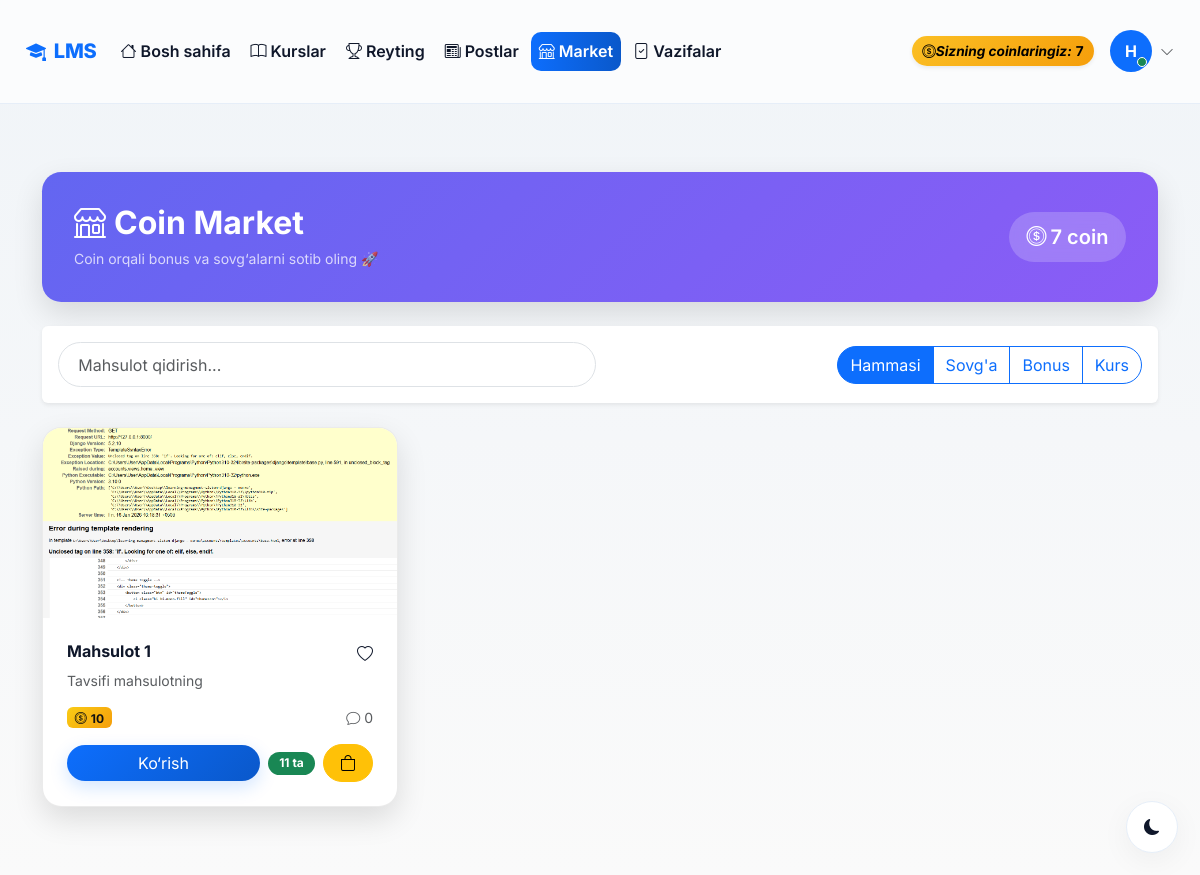
The page /market/ (signed in) on the database as committed earlier.
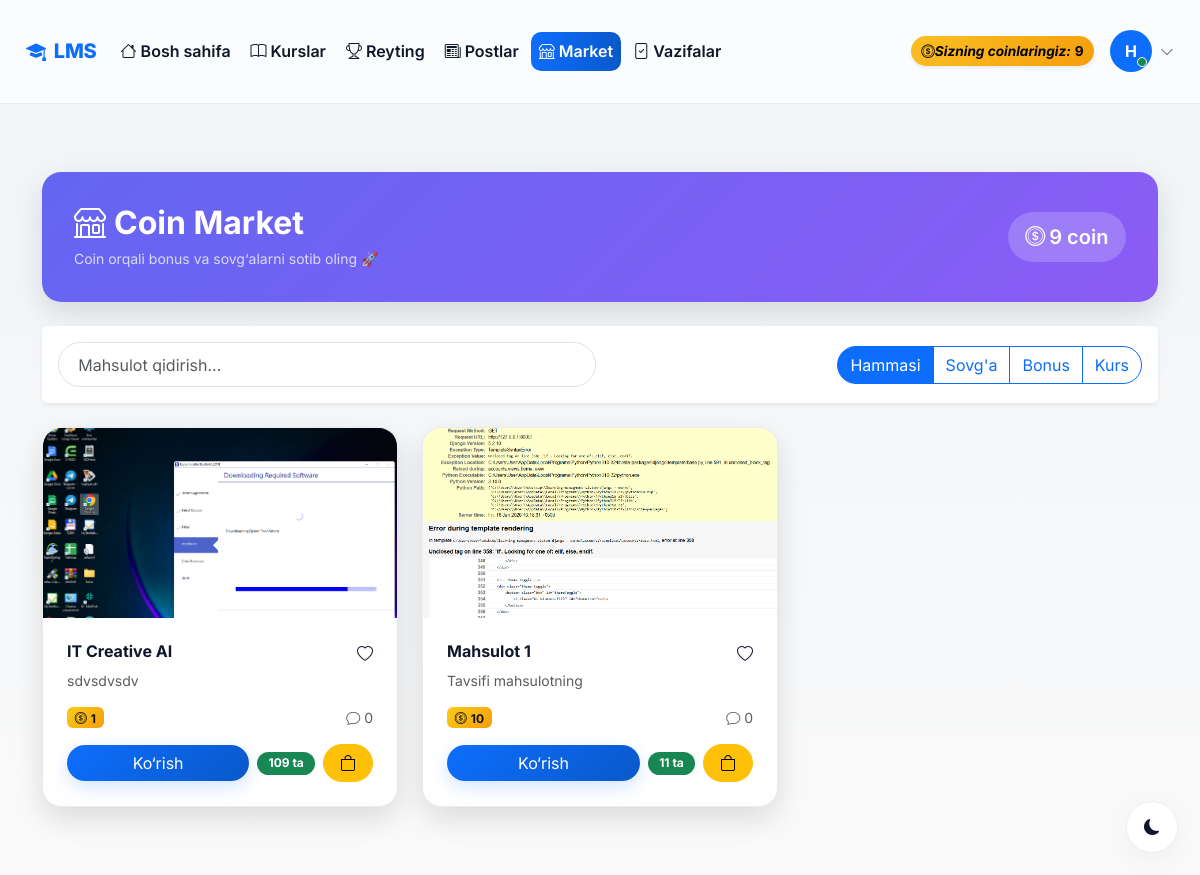
The same page on the database as committed later.
### accounts/models.py (models this page shows, shortened)
class CustomUser(AbstractUser):
    ROLE_CHOICES = (
        ('admin', 'Admin'),
        ('teacher', 'O\'qituvchi'),
        ('student', 'O\'quvchi'),
    )
    first_name = models.CharField(max_length=100, verbose_name="Ism")
    last_name = models.CharField(max_length=100, verbose_name="Familiya")
    phone = models.CharField(max_length=20, unique=True, verbose_name="Telefon raqam")
    role = models.CharField(max_length=20, choices=ROLE_CHOICES, default='student', verbose_name="Rol")
    photo = models.ImageField(upload_to='profiles/', blank=True, null=True, verbose_name="Profil rasmi")
    profession = models.ForeignKey(Profession, on_delete=models.SET_NULL, null=True, blank=True, related_name='students', verbose_name="Yo'nalish")
    is_blocked = models.BooleanField(default=False, verbose_name="Bloklangan")
    last_activity = models.DateTimeField(null=True, blank=True, verbose_name="Oxirgi faollik")
    bio = models.TextField(blank=True, null=True, verbose_name="O'zi haqida")
    coins = models.IntegerField(default=0, verbose_name="Coinlar")
    total_online_time = models.IntegerField(default=0, verbose_name="Jami online vaqt (daqiqa)")
    address = models.CharField(max_length=300, blank=True, null=True, verbose_name="Yashash manzili")
    birth_date = models.DateField(null=True, blank=True, verbose_name="Tug'ilgan kuni")
    id_card = models.FileField(upload_to='documents/id_cards/', blank=True, null=True, verbose_name="ID karta/Pasport")
    birth_certificate = models.FileField(upload_to='documents/birth_certificates/', blank=True, null=True, verbose_name="Tug'ilganlik haqida guvohnoma")
    @property
    def is_admin(self):
        return self.role == 'admin'
    @property
    def is_teacher(self):
        return self.role == 'teacher'
    class Meta:
        verbose_name = "Foydalanuvchi"
        verbose_name_plural = "Foydalanuvchilar"

class Product(models.Model):
    name = models.CharField(max_length=200, verbose_name="Mahsulot nomi")
    description = models.TextField(verbose_name="Mahsulot haqida")
    image = models.ImageField(upload_to='products/', verbose_name="Rasm")
    coin_price = models.IntegerField(verbose_name="Narxi (Coin)")
    stock = models.IntegerField(default=0, verbose_name="Omborda")
    is_active = models.BooleanField(default=True, verbose_name="Faol")
    created_at = models.DateTimeField(auto_now_add=True)
    class Meta:
        ordering = ['-created_at']
        verbose_name = "Mahsulot"
        verbose_name_plural = "Mahsulotlar"
    @property
    def comments_count(self):
        return self.comments.count()

### accounts/views.py (the view)
# urls.py: path('market/', views.market_list, name='market_list'),
@login_required
def market_list(request):
    products = Product.objects.filter(is_active=True)
    return render(request, 'accounts/market/list.html', {'products': products})

### accounts/management/commands/check_birthdays.py (called while the page is built, shortened)
    def handle(self, *args, **kwargs):
        today = timezone.now().date()
        users = CustomUser.objects.filter(birth_date__day=today.day, birth_date__month=today.month)
        if not users.exists():
            self.stdout.write(self.style.SUCCESS('No birthdays today.'))
            return

### accounts/templates/accounts/market/list.html (shortened to what this page needs)
{% extends 'accounts/base.html' %}
{% block content %}
<div class="container py-5 market-wrap">
<div class="market-hero mb-5 d-flex flex-wrap justify-content-between align-items-center gap-3">
    <div>
        <h2 class="fw-bold mb-1"><i class="bi bi-shop me-2"></i>Coin Market</h2>
        <small class="opacity-75">Coin orqali bonus va sovg‘alarni sotib oling 🚀</small>
    </div>
    <div class="coin-pill fs-5"><i class="bi bi-coin me-1"></i>{{ user.coins }} coin</div>
</div>
<div class="market-tools mb-4 p-3 rounded shadow-sm bg-body">
    <div class="row g-2 align-items-center">
        <div class="col-md-6">
            <input id="searchInput" class="form-control search-input" placeholder="Mahsulot qidirish...">
        </div>
        <div class="col-md-6 text-md-end">
            <div class="btn-group">
                <button class="btn btn-outline-primary filter-btn active" onclick="filterCat('all')">Hammasi</button>
                <button class="btn btn-outline-primary filter-btn" onclick="filterCat('gift')">Sovg'a</button>
                <button class="btn btn-outline-primary filter-btn" onclick="filterCat('bonus')">Bonus</button>
                <button class="btn btn-outline-primary filter-btn" onclick="filterCat('course')">Kurs</button>
            </div>
        </div>
    </div>
</div>
<div class="row g-4" id="productList">
{% for product in products %}
<div class="col-sm-6 col-lg-4 product-item" data-name="{{ product.name|lower }}" data-cat="gift">
<div class="market-card h-100 d-flex flex-column">
    <img src="{{ product.image.url }}" class="market-img w-100">
    <div class="p-4 d-flex flex-column flex-grow-1">
        <div class="d-flex justify-content-between align-items-start mb-1">
            <h6 class="fw-bold mb-0">{{ product.name }}</h6>
            <i class="bi bi-heart like-btn" onclick="toggleLike(this)"></i>
        </div>
        <p class="small text-body-secondary mb-3">
            {{ product.description|truncatewords:14 }}
        </p>
        <div class="d-flex justify-content-between align-items-center mb-3">
            <span class="badge price-badge">
                <i class="bi bi-coin me-1"></i>{{ product.coin_price }}
            </span>
            <small class="text-muted">
                <i class="bi bi-chat"></i> {{ product.comments_count }}
            </small>
        </div>
        <div class="mt-auto d-flex gap-2 align-items-center">
            <a href="{% url 'market_detail' product.pk %}" class="btn btn-primary w-100 rounded-pill">
                Ko‘rish
            </a>
            {% if product.stock > 0 %}
                <span class="badge bg-success stock">{{ product.stock }} ta</span>
            {% else %}
                <span class="badge bg-danger stock">Tugagan</span>
            {% endif %}
            <button class="btn btn-warning rounded-pill px-3" onclick="openBuy('{{ product.name }}', {{ product.coin_price }})">
                <i class="bi bi-bag"></i>
            </button>
        </div>
    </div>
</div>
</div>
{% endfor %}
</div>
</div>
{% endblock %}

### accounts/templates/accounts/base.html (shortened to what the changed rows need)
<!DOCTYPE html>
<html lang="uz" data-bs-theme="light">
<head>
    {% load static %}
    <link href="https://cdn.jsdelivr.net/npm/bootstrap@5.3.2/dist/css/bootstrap.min.css" rel="stylesheet">
    <link href="https://cdn.jsdelivr.net/npm/bootstrap-icons@1.11.1/font/bootstrap-icons.css" rel="stylesheet">
</head>
<body>
    {% if user.is_authenticated %}
    <nav class="navbar navbar-expand-lg sticky-top">
        <div class="container main-container">
            <a class="navbar-brand d-flex align-items-center gap-2" href="{% url 'home' %}">
                <i class="bi bi-mortarboard-fill"></i>
                <span>LMS</span>
            </a>
            <div class="collapse navbar-collapse" id="navbarNav">
                <ul class="navbar-nav me-auto mb-2 mb-lg-0 align-items-lg-center gap-lg-1">
                    <li class="nav-item">
                        <a class="nav-link {% if request.resolver_match.url_name == 'home' %}active{% endif %}"
                            href="{% url 'home' %}">
                            <i class="bi bi-house me-1"></i>Bosh sahifa
                        </a>
                    </li>
                    <li class="nav-item">
                        <a class="nav-link {% if request.resolver_match.url_name and 'profession' in request.resolver_match.url_name %}active{% endif %}"
                            href="{% url 'professions' %}">
                            <i class="bi bi-book me-1"></i>Kurslar
                        </a>
                    </li>
                    <li class="nav-item">
                        <a class="nav-link {% if request.resolver_match.url_name == 'leaderboard' %}active{% endif %}"
                            href="{% url 'leaderboard' %}">
                            <i class="bi bi-trophy me-1"></i>Reyting
                        </a>
                    </li>
                    <li class="nav-item">
                        <a class="nav-link {% if request.resolver_match.app_names and 'blog' in request.resolver_match.app_names %}active{% endif %}"
                            href="{% url 'blog:post_list' %}">
                            <i class="bi bi-newspaper me-1"></i>Postlar
                        </a>
                    </li>
                    <li class="nav-item">
                        <a class="nav-link {% if 'market' in request.resolver_match.url_name %}active{% endif %}"
                            href="{% url 'market_list' %}">
                            <i class="bi bi-shop me-1"></i>Market
                        </a>
                    </li>
                    {% if user.is_teacher or user.is_admin %}
                    <li class="nav-item">
                        <a class="nav-link {% if request.resolver_match.url_name == 'homework_submissions' %}active{% endif %}"
                            href="{% url 'homework_submissions' %}">
                            <i class="bi bi-file-check me-1"></i>Vazifalar
                        </a>
                    </li>
                    {% endif %}
                </ul>
                <div class="d-flex align-items-center gap-3">
                    <div class="coin-badge d-flex align-items-center gap-1 shadow-sm" title="Sizning coinlaringiz">
                        <i class="bi bi-coin">Sizning coinlaringiz: </i>
                        {{ user.coins|default:0 }}
                    </div>
                    <div class="dropdown">
                        <a class="d-flex align-items-center gap-2 text-decoration-none" data-bs-toggle="dropdown"
                            aria-expanded="false" role="button">
                            <div class="position-relative">
                                {% if user.profile.image and user.profile.image.url %}
                                <img src="{{ user.profile.image.url }}" class="rounded-circle shadow-sm"
                                    style="width:42px;height:42px;object-fit:cover"
                                    alt="{{ user.get_full_name|default:user.username }}">
                                {% elif user.avatar_url %}
                                <img src="{{ user.avatar_url }}" class="rounded-circle shadow-sm"
                                    style="width:42px;height:42px;object-fit:cover"
                                    alt="{{ user.get_full_name|default:user.username }}">
                                {% else %}
                                <div class="rounded-circle bg-primary text-white d-flex align-items-center justify-content-center fw-bold"
                                    style="width:42px;height:42px;">
                                    {{ user.get_full_name|default:user.username|slice:":1"|upper }}
                                </div>
                                {% endif %}
                                <span
                                    class="position-absolute bottom-0 end-0 translate-middle p-1 bg-success border border-white rounded-circle"></span>
                            </div>
                            <i class="bi bi-chevron-down small text-muted"></i>
                        </a>
                    </div>
                </div>
            </div>
        </div>
    </nav>
    {% endif %}
    <main class="main-container">
        {% block content %}{% endblock %}
    </main>
</body>
</html>

Rows that differ between the two databases and show on the page:
changed CustomUser: coins "7" → "9"
added Product: image (picture), name "IT Creative AI", description "sdvsdvsdv", coin_price "1", comments_count "0", stock "109"
